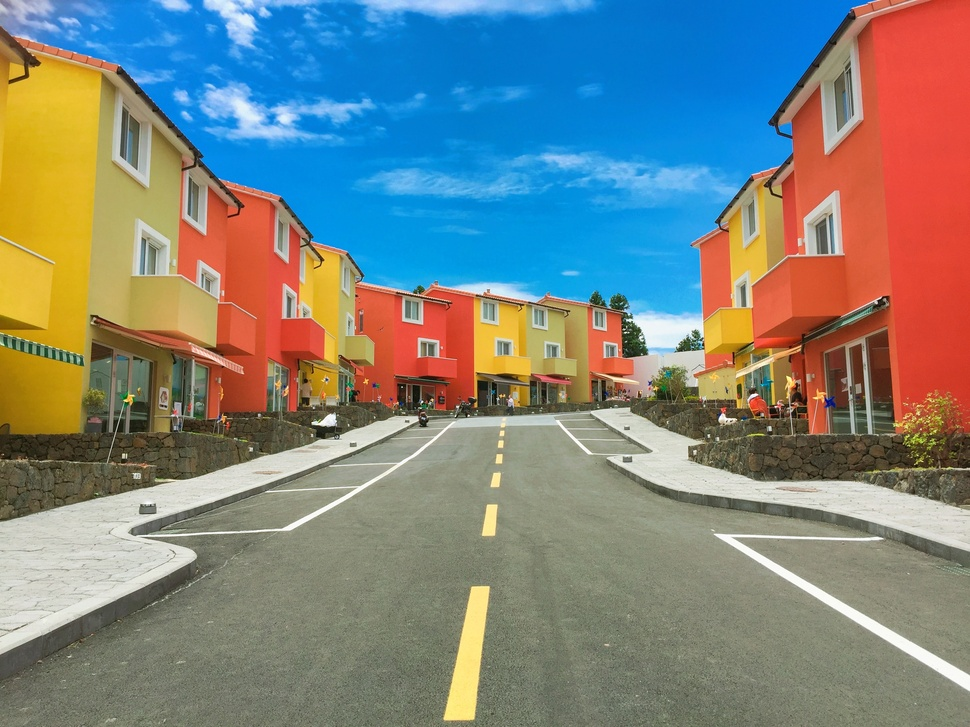
#> input picture 4. Projects/Data Science/Python/Deep Learning Projects/Computer Vision/009]. Color Identification in Image/pic2.jpg, 970 x 727 px, shrunk from 3264 x 2448 before the run
$ python -i main.py   (imports and definitions only)   (older library calls are emulated)
#> lines starting #> are read from the running program, lines starting #| are printed output that depends on the picture
#> further down, picture is the input picture: shape (727, 970, 3); mean B, G, R 127.1, 132.4, 125.9
from PyQt5 import QtWidgets, uic
from PyQt5.QtWidgets import *
from PyQt5.QtGui import QPixmap
import numpy as np
import sys
import os
from os import path
import cv2
import matplotlib.pyplot as plt
from PIL import Image
import skimage.io

# create our own histogram function
# [39 lines left out: functions get_histogram, cumsum, get_histogram_rgb, not called in this run]


# function for color image equalization
def histogram_equalization_rgb(img_in):
    # segregate color streams
    b, g, r = cv2.split(img_in)
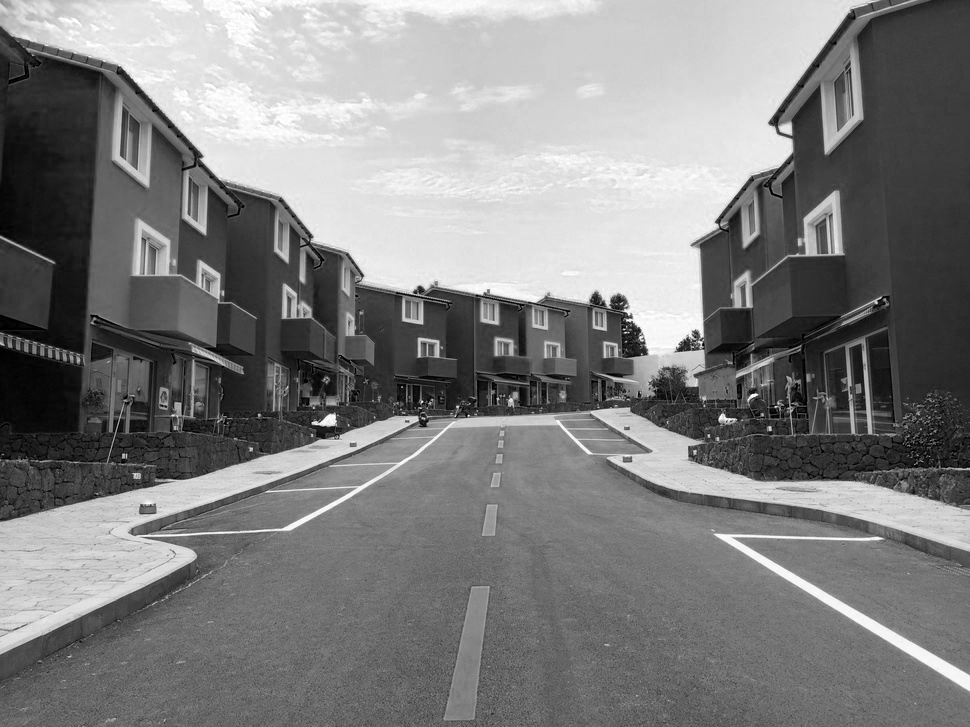
#> b: shape (727, 970); min 0, max 255, mean 127.1
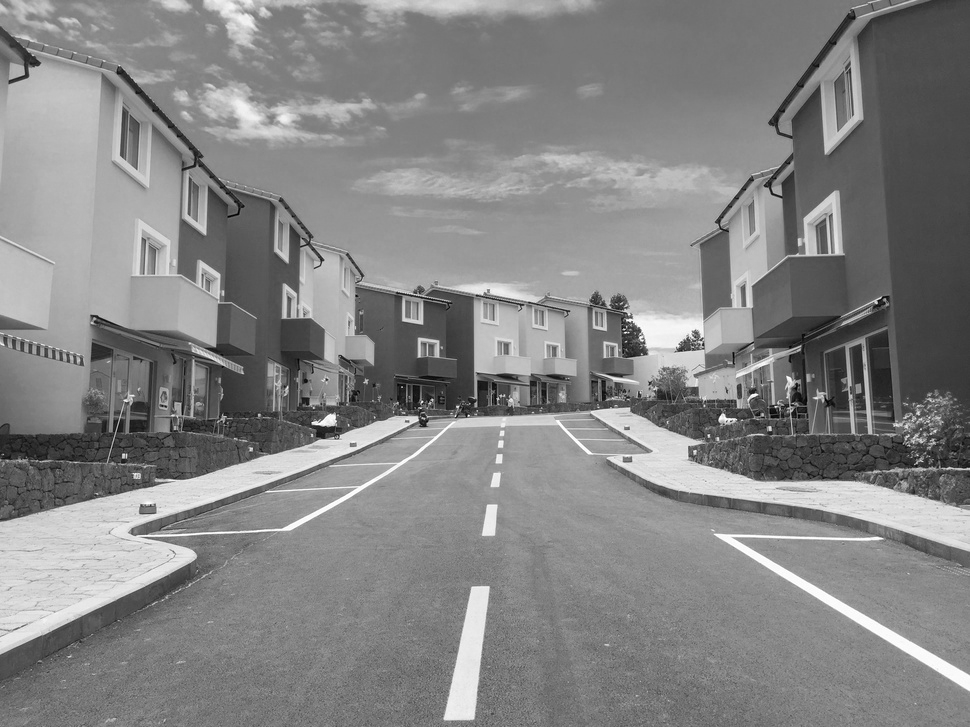
#> g: shape (727, 970); min 0, max 255, mean 132.4
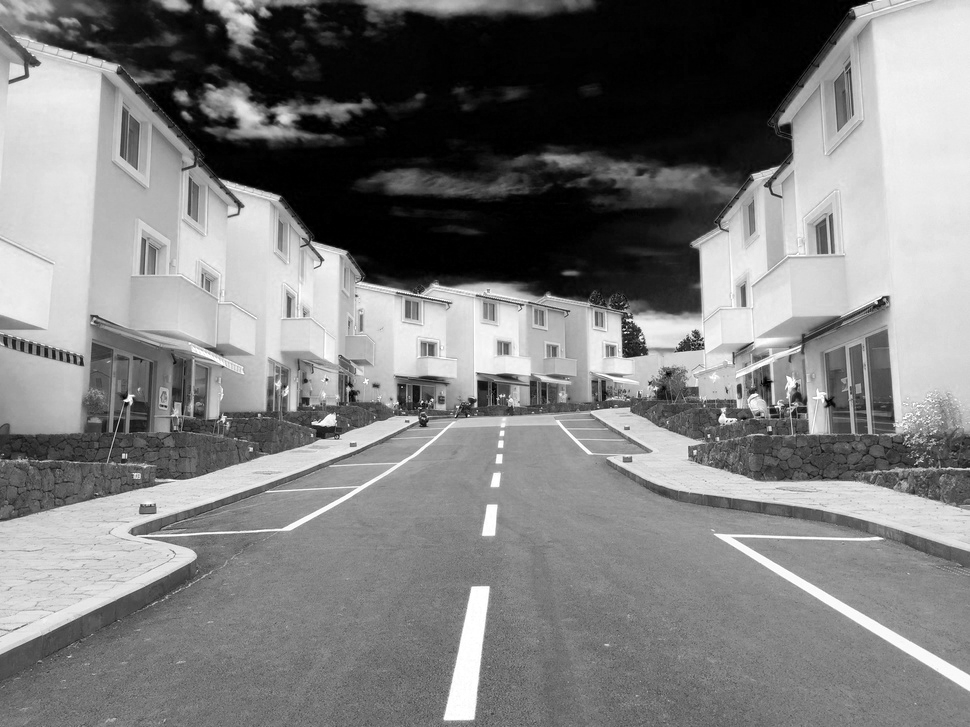
#> r: shape (727, 970); min 0, max 255, mean 125.9
    h_b, bin_b = np.histogram(b.flatten(), 256, [0, 256])
#> h_b = 256 values, max 8692 at index 227, min 150 at index 1, mean 2754.6; bin_b = 257 values from 0 to 256
    h_g, bin_g = np.histogram(g.flatten(), 256, [0, 256])
#> h_g = 256 values, max 10669 at index 120, min 3 at index 2, mean 2754.6; bin_g = 257 values from 0 to 256
    h_r, bin_r = np.histogram(r.flatten(), 256, [0, 256])
#> h_r = 256 values, max 20850 at index 2, min 335 at index 244, mean 2754.6; bin_r = 257 values from 0 to 256
    # calculate cdf
    cdf_b = np.cumsum(h_b)
#> cdf_b = 256 values from 777 to 705190
    cdf_g = np.cumsum(h_g)
#> cdf_g = 256 values from 4 to 705190
    cdf_r = np.cumsum(h_r)
#> cdf_r = 256 values from 14483 to 705190

    # mask all pixels with value=0 and replace it with mean of the pixel values
    cdf_m_b = np.ma.masked_equal(cdf_b, 0)
    cdf_m_b = (cdf_m_b - cdf_m_b.min()) * 255 / (cdf_m_b.max() - cdf_m_b.min())
    cdf_final_b = np.ma.filled(cdf_m_b, 0).astype('uint8')
#> cdf_final_b = 256 values from 0 to 255

    cdf_m_g = np.ma.masked_equal(cdf_g, 0)
    cdf_m_g = (cdf_m_g - cdf_m_g.min()) * 255 / (cdf_m_g.max() - cdf_m_g.min())
    cdf_final_g = np.ma.filled(cdf_m_g, 0).astype('uint8')
#> cdf_final_g = 256 values from 0 to 255


    cdf_m_r = np.ma.masked_equal(cdf_r, 0)
    cdf_m_r = (cdf_m_r - cdf_m_r.min()) * 255 / (cdf_m_r.max() - cdf_m_r.min())
    cdf_final_r = np.ma.filled(cdf_m_r, 0).astype('uint8')
#> cdf_final_r = 256 values from 0 to 255
    # merge the images in the three channels
    img_b = cdf_final_b[b]
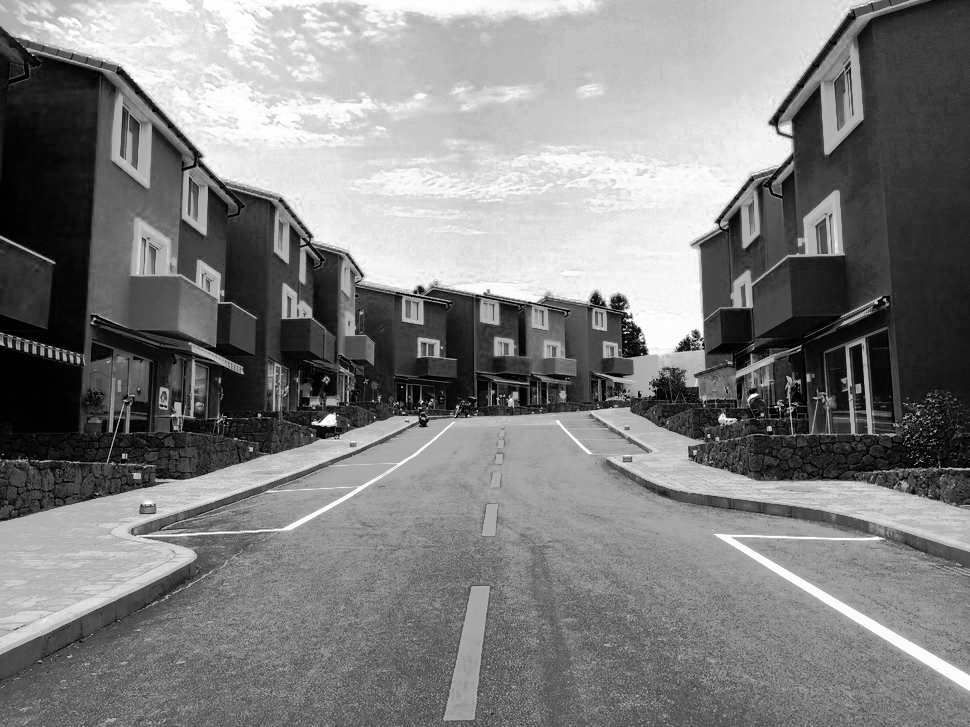
#> img_b: shape (727, 970); min 0, max 255, mean 127.6
    img_g = cdf_final_g[g]
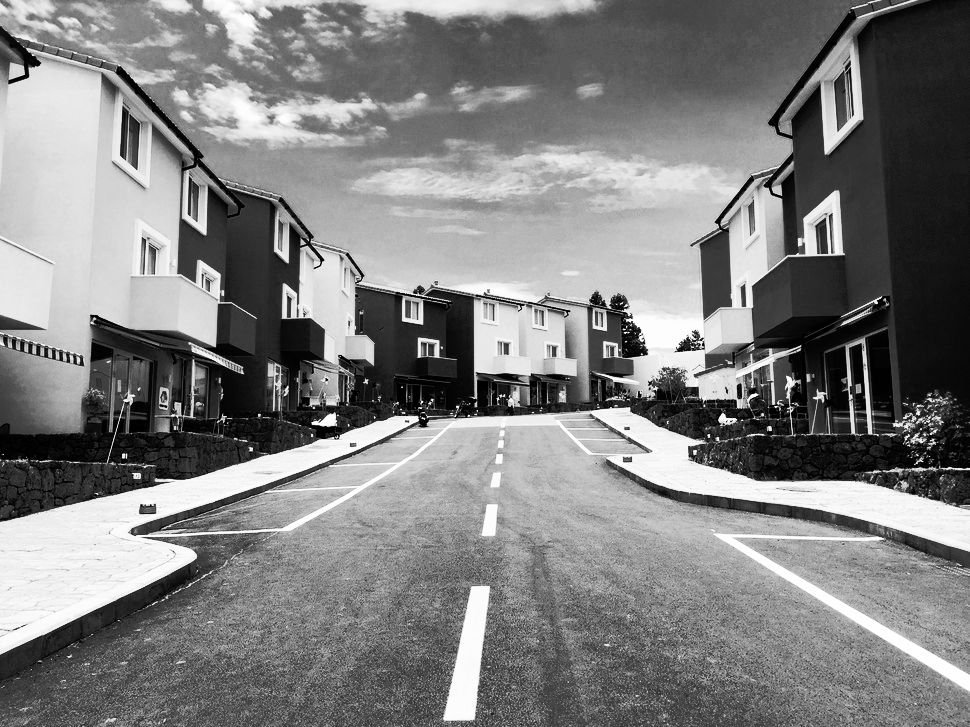
#> img_g: shape (727, 970); min 0, max 255, mean 128
    img_r = cdf_final_r[r]

    img_out = cv2.merge((img_b, img_g, img_r))
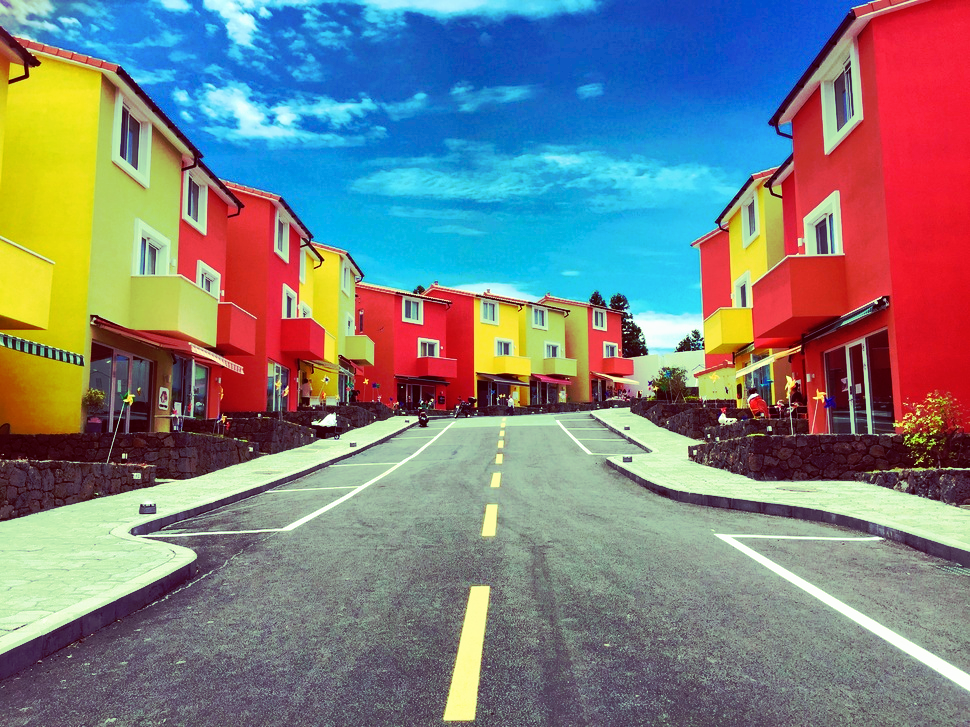
#> img_out: shape (727, 970, 3); mean B, G, R 127.6, 128, 125.3
    # validation
    equ_b = cv2.equalizeHist(b)
    equ_g = cv2.equalizeHist(g)
    equ_r = cv2.equalizeHist(r)
    equ = cv2.merge((equ_b, equ_g, equ_r))
    # print(equ)

    plt.figure(figsize=(20,20))
    plt.imshow(equ)
    plt.axis('off')
    plt.savefig('./Output images/output.jpg', bbox_inches='tight',pad_inches = 0)
    return img_out


class MainWindow(QtWidgets.QMainWindow):
    def __init__(self):
        super(MainWindow, self).__init__()
        uic.loadUi('filter.ui', self)
        self.actionadd_image.triggered.connect(self.openFileNameDialog)
        self.btn1.clicked.connect(self.filter)
        self.pushButton.clicked.connect(self.histogram)
        if path.exists("Output images") == False:
            os.mkdir("./Output images")

        self.show()

    # [265 lines left out: functions openFileNameDialog, filter, histogram, not called in this run]
app = 0
# [1 line not run here, left out]
# [1 line that did not run here, left out]
# [1 line not run here, left out]

>>> import cv2
>>> picture = cv2.imread('../../../../../4. Projects/Data Science/Python/Deep Learning Projects/Computer Vision/009]. Color Identification in Image/pic2.jpg')
>>> result = histogram_equalization_rgb(picture)
